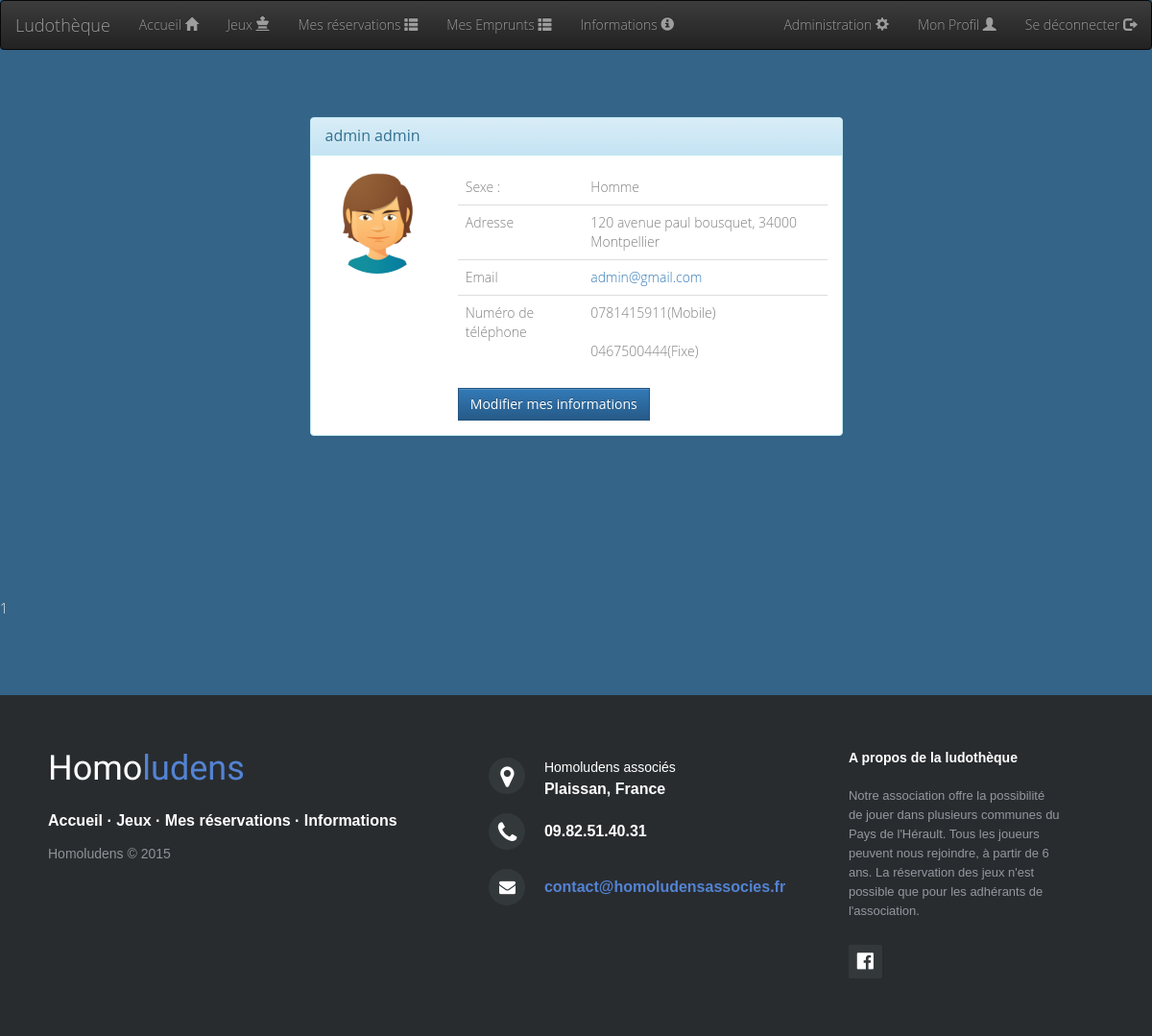
The page /?action=monProfil&controller=utilisateur (signed in) on the database its author committed.
### tables this page shows
CREATE TABLE IF NOT EXISTS `utilisateur` (
  `userId` int(11) NOT NULL AUTO_INCREMENT,
  `username` varchar(32) NOT NULL,
  `password` varchar(64) NOT NULL,
  `admin` tinyint(1) NOT NULL,
  `sexUser` varchar(8) DEFAULT NULL,
  `nameUser` varchar(32) NOT NULL,
  `nicknameUser` varchar(32) NOT NULL,
  `emailUser` varchar(32) NOT NULL,
  `telUser` varchar(10) NOT NULL,
  `mobileUser` varchar(10) NOT NULL,
  `addressUser` varchar(50) NOT NULL,
  `cpUser` varchar(5) NOT NULL,
  `cityUser` varchar(32) NOT NULL,
  `banUser` tinyint(1) NOT NULL,
  `dateNaissance` date NOT NULL,
  `dateInscription` date NOT NULL,
  `nbrRetard` int(11) NOT NULL,
  PRIMARY KEY (`userId`),
  UNIQUE KEY `userId` (`userId`),
  UNIQUE KEY `username` (`username`)
);

### view/view.php (called while the page is built)
<?php
    require "header.php";
    require VIEW_PATH  . DS . 'view' . ucfirst($view) . '.php';
    require "footer.php";
?>

### controller/ControllerUtilisateur.php (called while the page is built, shortened)
<?php
switch ($action) {
    case "monProfil":
        $data = array(
            "username" => $_SESSION['login'],
        );
        $tab_u=  ModelUtilisateur::selectWhere($data);
        $view = "monProfil";
        break;
}
require VIEW_PATH . "view.php";

### index.php (called while the page is built, shortened)
<?php
include ROOT . DS . 'controller' . DS . 'dispatcher.php';
?>

### model/Model.php (called while the page is built, shortened)
<?php
class Model {
    public static $pdo;
    public static function set_static() {
        try
        {
            self::$pdo = new PDO('mysql:host=localhost;dbname=ludotheque;charset=utf8', 'root', '');
            self::$pdo->setAttribute(PDO::ATTR_ERRMODE, PDO::ERRMODE_EXCEPTION);
        }
        catch (PDOException $ex)
        {
            if (Conf::getDebug())
            {
                echo $ex->getMessage();
                die('Problème lors de la connexion à la base de donnée');
            }
            else
            {
                echo 'Une erreur est survenue. <a href=""> Retour a la page d\'accueil </a>';
                die();
            }
        }
    }
    public static function selectWhere($data) {
        try
        {
            $table = static::$table;
            $where = "";
            foreach ($data as $key => $value)
                $where .= " $table.$key=:$key AND";
            $where = rtrim($where, 'AND');
            $sql = "SELECT * FROM $table WHERE $where";
            $req = self::$pdo->prepare($sql);
            $req->execute($data);
            return $req->fetchAll(PDO::FETCH_OBJ);
        }
        catch (PDOException $e)
        {
            echo $e->getMessage();
            die("Erreur lors de la recherche dans la BDD " . static::$table);
        }
    }
}
?>

### view/viewMonProfil.php (the view, shortened to what this page needs)
<?php
$u=$tab_u[0];
if($u->sexUser=="Homme")
    $image="./image/avatarHomme.png";
else
    $image="./image/avatarFemme.png";
echo <<< EOT
<div class="container">
    <div class="row">
      <div class="col-xs-12 col-sm-12 col-md-6 col-lg-6 col-xs-offset-0 col-sm-offset-0 col-md-offset-3 col-lg-offset-3 toppad" >
        <div class="panel panel-info">
          <div class="panel-heading">
            <h3 class="panel-title">$u->nicknameUser $u->nameUser</h3>
          </div>
          <div class="panel-body">
            <div class="row">
              <div class="col-md-3 col-lg-3 " align="center"><img alt="User Pic" src="$image" class="img-circle img-responsive"> </div>
                  <!--<div class="col-xs-10 col-sm-10 hidden-md hidden-lg"> <br>
                    <dl>
                      <dt>Sexe :</dt>
                        <dd>$u->sexUser</dd>
                      <dt>Email</dt>
                        <dd>$u->emailUser</dd>
                      <dt>Numéro de téléphone</dt>
                         <dd>$u->telUser</dd>
                      <dt>Sexe</dt>
                        <dd>Male</dd>
                    </dl>
                  </div>-->
                  <div class=" col-md-9 col-lg-9 ">
                    <table class="table table-user-information">
                      <tbody>
                        <tr>
                          <td>Sexe :</td>
                          <td>$u->sexUser</td>
                        </tr>
                          <td>Adresse</td>
                          <td>$u->addressUser, $u->cpUser $u->cityUser</td>
                        </tr>
                        <tr>
                          <td>Email</td>
                          <td><a href="$u->emailUser">$u->emailUser</a></td>
                        </tr>
                          <td>Numéro de téléphone</td>
                          <td>$u->mobileUser(Mobile)<br><br>$u->telUser(Fixe)
                          </td>
                        </tr>
                      </tbody>
                    </table>
                    <a href="?action=modifierUtilisateur&userId=$u->userId&profile=1" class="btn btn-primary">Modifier mes informations</a>
                  </div>
              </div>
            </div>
          </div>
        </div>
      </div>
    </div>
</div>
EOT;
echo $u->userId;
?>

### css/style.css (style rules this page uses)
body { background-color:#346488; font-family: 'Open Sans'; font-weight: 300; color:black; }
html, body { height: 100%; min-height: 100%; color:white; }
input.form-control , input[type="submit"] , .btn { border-radius: 0px; }
.btn { transition: all ease-in-out 0.2s; }
.container { margin-top:50px; overflow:auto; padding-bottom: 150px; }
.table-user-information > tbody > tr { color:grey; border-top: 1px solid rgb(221, 221, 221); }
.table-user-information > tbody > tr:first-child { border-top: 0; }
.table-user-information > tbody > tr > td { border-top: 0; }
.toppad { margin-top:20px; }

### rows shown on the page
utilisateur: nicknameUser "admin", nameUser "admin", sexUser (picture), sexUser "Homme", addressUser "120 avenue paul bousquet", cpUser "34000", cityUser "Montpellier", emailUser "admin@gmail.com", mobileUser "0781415911", telUser "0467500444", userId "1"
